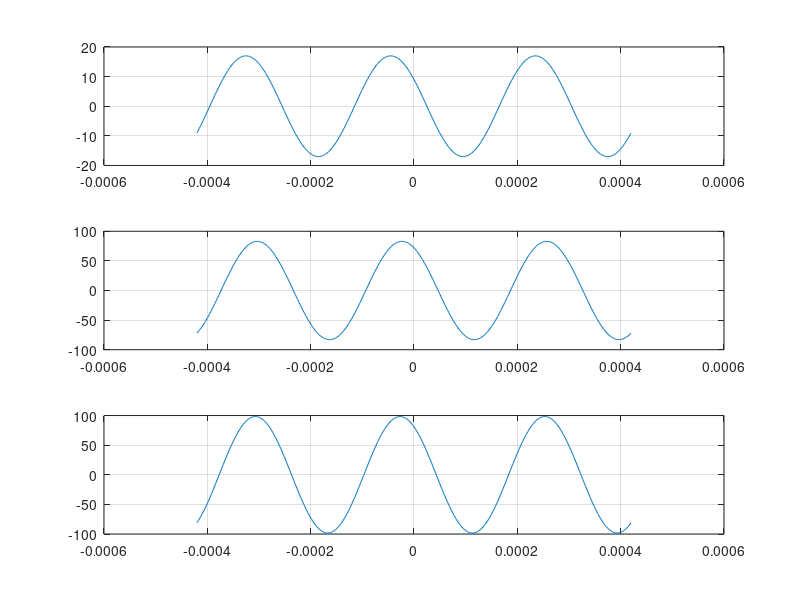

This figure's MATLAB source:
A1 = 17;
f = 3570;
J1 = 58*(pi/180);
t = -1.5/f:3/2000000:1.5/f;
x1 = A1*cos(2*pi*f*t+J1);
subplot(3,1,1)
plot(t,x1)
grid on
hold on
A2 =83;
J2 = 30 * (pi/180);
x2 = A2 * cos(2*pi*f*t+J2);
subplot(3,1,2)
plot(t,x2)
grid on
x3 = x1 + x2;
subplot(3,1,3)
plot(t,x3)
grid on
